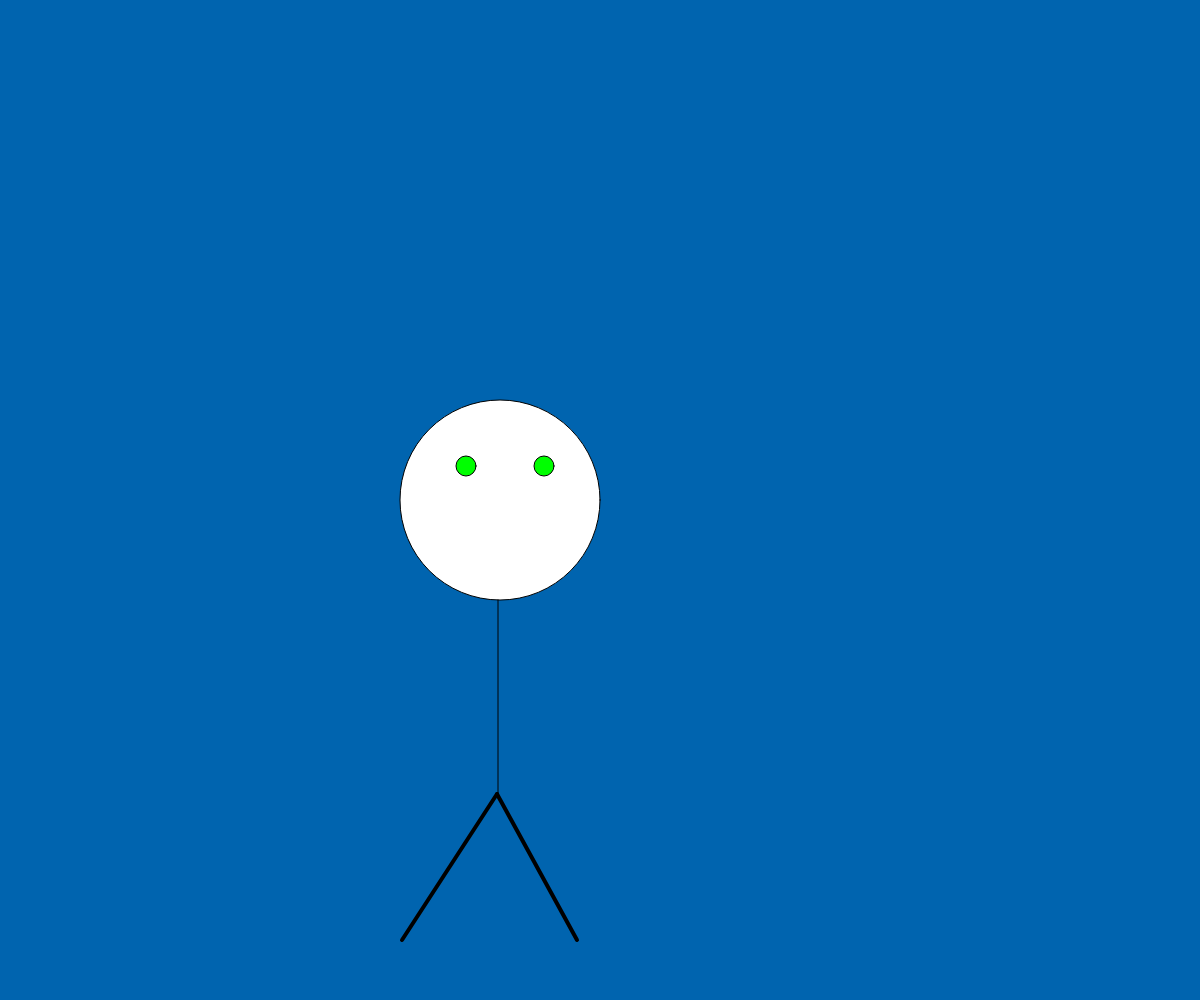
Frame 1 (no input)
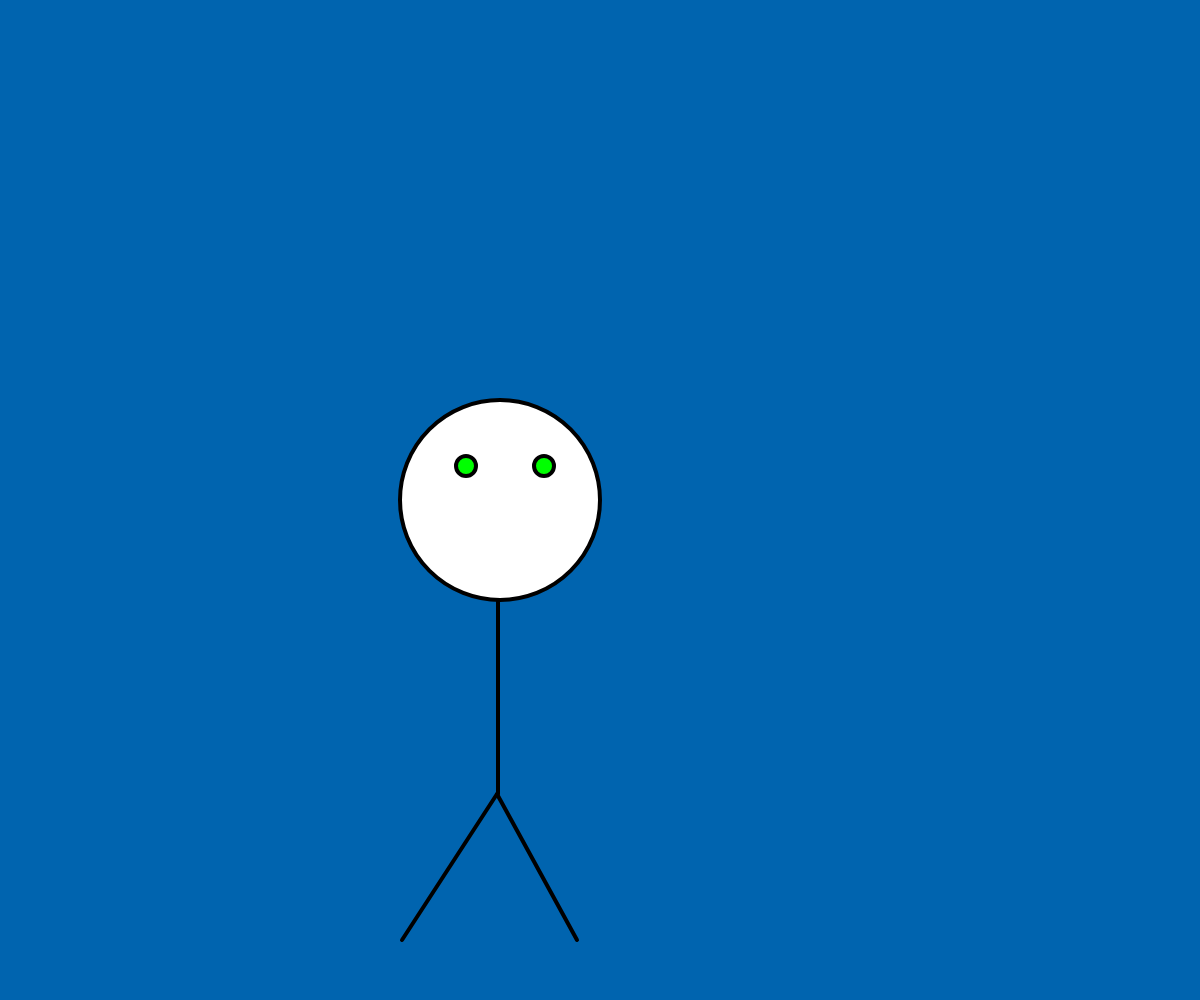
Frame 60 (no input)
Frame 120 (the mouse pressed at the canvas centre since frame 60): identical to frame 60, image omitted

The p5.js sketch that drew these frames (run headless with seeded random() and noise() and a simulated clock; from frame 60 on, the mouse is pressed at the canvas centre):

// p5.js sketch
// ── sketch.js
// Project Title
// Your Name
// Date
//
// Extra for Experts:
// - describe what you did to take this project "above and beyond"


function setup() {
  createCanvas(windowWidth, windowHeight);

  


}




function draw(stickman)//stickman
{
  background(0,100,175 );
  fill(255,255,255);
  ellipse(500,500,200,200); //add mouseX + number and mouseY + number
  fill (0,255,0);
  ellipse(466,466,20,20);
  ellipse(544,466,20,20);
  line(498,600,498,794);
  strokeWeight(4);
  line(497,794,402,940);
  line(497,794,577,940);
  
  
}
